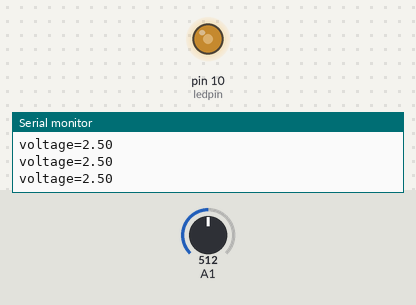
Recording of a sketch running on a simulated Arduino Uno, built with avr-gcc and run on an emulated ATmega328P. Parts: output pins drawn as LEDs (lit = HIGH), the last lines printed to the serial monitor. The test bench sets the inputs (shaded band); at power-on: A1 = 512.

Above: at 1.2 s.
1.3 s: A1 set to 716
At 2.5 s:
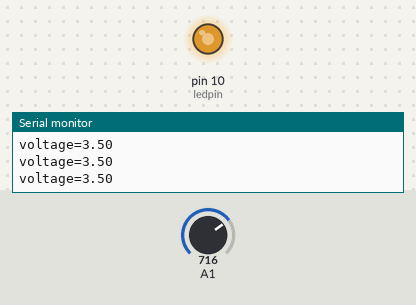
2.8 s: A1 set to 900
At 3.7 s:
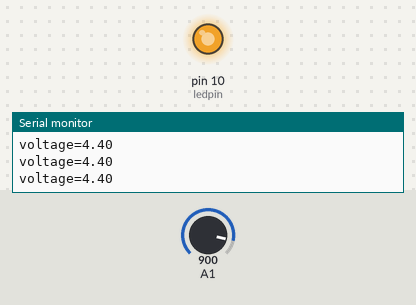
4.3 s: A1 set to 122
At 4.8 s:
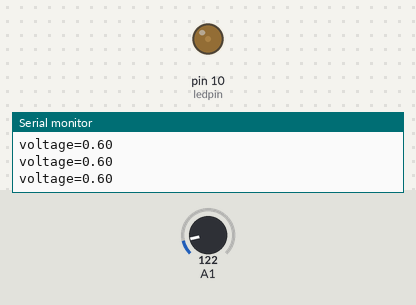
5.8 s: A1 set to 0
At 7.0 s:
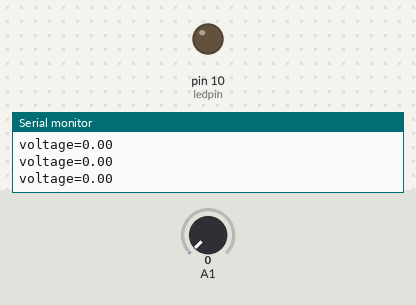
7.3 s: A1 set to 511
At 8.3 s:
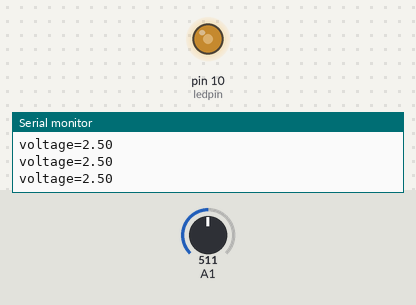
Timing chart, 0 to 10.3 s (numbered marks = the images above; inputs shaded):
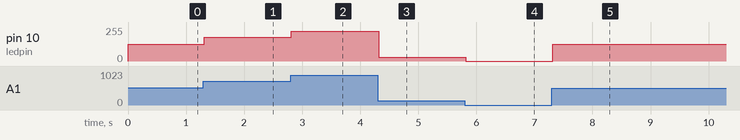

The sketch:

zeshiri5.ino
```cpp
float voltage;
int ledpin=10;
void setup() {
  Serial.begin(9600);
}

void loop() {
  float voltage=analogRead(A1);
  float voltage1=voltage/1023*5;
  float voltage2=map(voltage,0,1023,0,255);
  Serial.print("voltage=");
  Serial.println(voltage1);
//  delay(1000);
  analogWrite(10,voltage2);

}
```

Measured:
- after the input at 1.3 s, pin 10 (ledpin): 127/255 → 178/255 at once
- after the input at 2.8 s, pin 10 (ledpin): 178/255 → 224/255 at once
- after the input at 4.3 s, pin 10 (ledpin): 224/255 → 30/255 at once
- after the input at 5.8 s, pin 10 (ledpin): 30/255 → 0/255 at once
- after the input at 7.3 s, pin 10 (ledpin): 0/255 → 127/255 at once
